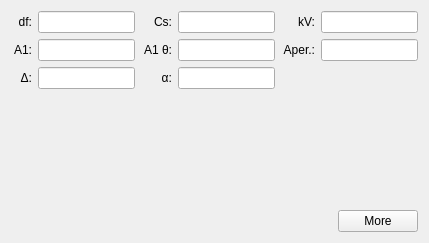
<?xml version="1.0" encoding="UTF-8"?>
<ui version="4.0">
 <class>AberrationForm</class>
 <widget class="QWidget" name="AberrationForm">
  <property name="geometry">
   <rect>
    <x>0</x>
    <y>0</y>
    <width>429</width>
    <height>243</height>
   </rect>
  </property>
  <property name="windowTitle">
   <string>Form</string>
  </property>
  <layout class="QGridLayout" name="gridLayout" rowstretch="0,0,0,1,0" columnstretch="0,1,0,1,0,1">
   <item row="0" column="5">
    <widget class="EditUnitsBox" name="edtVoltage">
     <property name="sizePolicy">
      <sizepolicy hsizetype="Preferred" vsizetype="Fixed">
       <horstretch>0</horstretch>
       <verstretch>0</verstretch>
      </sizepolicy>
     </property>
     <property name="minimumSize">
      <size>
       <width>0</width>
       <height>0</height>
      </size>
     </property>
     <property name="maximumSize">
      <size>
       <width>16777215</width>
       <height>16777215</height>
      </size>
     </property>
     <property name="text">
      <string/>
     </property>
    </widget>
   </item>
   <item row="0" column="0">
    <widget class="QLabel" name="label_1">
     <property name="sizePolicy">
      <sizepolicy hsizetype="Preferred" vsizetype="Preferred">
       <horstretch>0</horstretch>
       <verstretch>0</verstretch>
      </sizepolicy>
     </property>
     <property name="text">
      <string> df:</string>
     </property>
     <property name="alignment">
      <set>Qt::AlignRight|Qt::AlignTrailing|Qt::AlignVCenter</set>
     </property>
    </widget>
   </item>
   <item row="0" column="1">
    <widget class="EditUnitsBox" name="edtDefocus">
     <property name="sizePolicy">
      <sizepolicy hsizetype="Preferred" vsizetype="Fixed">
       <horstretch>0</horstretch>
       <verstretch>0</verstretch>
      </sizepolicy>
     </property>
     <property name="minimumSize">
      <size>
       <width>0</width>
       <height>0</height>
      </size>
     </property>
     <property name="maximumSize">
      <size>
       <width>16777215</width>
       <height>16777215</height>
      </size>
     </property>
     <property name="text">
      <string/>
     </property>
    </widget>
   </item>
   <item row="0" column="2">
    <widget class="QLabel" name="label_4">
     <property name="sizePolicy">
      <sizepolicy hsizetype="Preferred" vsizetype="Preferred">
       <horstretch>0</horstretch>
       <verstretch>0</verstretch>
      </sizepolicy>
     </property>
     <property name="text">
      <string> Cs:</string>
     </property>
     <property name="alignment">
      <set>Qt::AlignRight|Qt::AlignTrailing|Qt::AlignVCenter</set>
     </property>
    </widget>
   </item>
   <item row="0" column="3">
    <widget class="EditUnitsBox" name="edtSphere">
     <property name="sizePolicy">
      <sizepolicy hsizetype="Preferred" vsizetype="Fixed">
       <horstretch>0</horstretch>
       <verstretch>0</verstretch>
      </sizepolicy>
     </property>
     <property name="minimumSize">
      <size>
       <width>0</width>
       <height>0</height>
      </size>
     </property>
     <property name="maximumSize">
      <size>
       <width>16777215</width>
       <height>16777215</height>
      </size>
     </property>
     <property name="text">
      <string/>
     </property>
    </widget>
   </item>
   <item row="0" column="4">
    <widget class="QLabel" name="label_8">
     <property name="sizePolicy">
      <sizepolicy hsizetype="Preferred" vsizetype="Preferred">
       <horstretch>0</horstretch>
       <verstretch>0</verstretch>
      </sizepolicy>
     </property>
     <property name="text">
      <string> kV:</string>
     </property>
     <property name="alignment">
      <set>Qt::AlignRight|Qt::AlignTrailing|Qt::AlignVCenter</set>
     </property>
    </widget>
   </item>
   <item row="2" column="3">
    <widget class="EditUnitsBox" name="edtConverge">
     <property name="sizePolicy">
      <sizepolicy hsizetype="Preferred" vsizetype="Fixed">
       <horstretch>0</horstretch>
       <verstretch>0</verstretch>
      </sizepolicy>
     </property>
     <property name="minimumSize">
      <size>
       <width>0</width>
       <height>0</height>
      </size>
     </property>
     <property name="maximumSize">
      <size>
       <width>16777215</width>
       <height>16777215</height>
      </size>
     </property>
     <property name="text">
      <string/>
     </property>
    </widget>
   </item>
   <item row="1" column="2">
    <widget class="QLabel" name="label_5">
     <property name="sizePolicy">
      <sizepolicy hsizetype="Preferred" vsizetype="Preferred">
       <horstretch>0</horstretch>
       <verstretch>0</verstretch>
      </sizepolicy>
     </property>
     <property name="text">
      <string> A1 θ:</string>
     </property>
     <property name="alignment">
      <set>Qt::AlignRight|Qt::AlignTrailing|Qt::AlignVCenter</set>
     </property>
    </widget>
   </item>
   <item row="4" column="0" colspan="6">
    <layout class="QHBoxLayout" name="horizontalLayout" stretch="0,0">
     <item>
      <spacer name="hSpacer">
       <property name="orientation">
        <enum>Qt::Horizontal</enum>
       </property>
       <property name="sizeType">
        <enum>QSizePolicy::MinimumExpanding</enum>
       </property>
       <property name="sizeHint" stdset="0">
        <size>
         <width>0</width>
         <height>0</height>
        </size>
       </property>
      </spacer>
     </item>
     <item>
      <widget class="QPushButton" name="btnMore">
       <property name="sizePolicy">
        <sizepolicy hsizetype="Preferred" vsizetype="Fixed">
         <horstretch>0</horstretch>
         <verstretch>0</verstretch>
        </sizepolicy>
       </property>
       <property name="minimumSize">
        <size>
         <width>0</width>
         <height>0</height>
        </size>
       </property>
       <property name="maximumSize">
        <size>
         <width>16777215</width>
         <height>16777215</height>
        </size>
       </property>
       <property name="text">
        <string>More</string>
       </property>
      </widget>
     </item>
    </layout>
   </item>
   <item row="2" column="2">
    <widget class="QLabel" name="label_6">
     <property name="sizePolicy">
      <sizepolicy hsizetype="Preferred" vsizetype="Preferred">
       <horstretch>0</horstretch>
       <verstretch>0</verstretch>
      </sizepolicy>
     </property>
     <property name="text">
      <string> α:</string>
     </property>
     <property name="alignment">
      <set>Qt::AlignRight|Qt::AlignTrailing|Qt::AlignVCenter</set>
     </property>
    </widget>
   </item>
   <item row="1" column="0">
    <widget class="QLabel" name="label_2">
     <property name="sizePolicy">
      <sizepolicy hsizetype="Preferred" vsizetype="Preferred">
       <horstretch>0</horstretch>
       <verstretch>0</verstretch>
      </sizepolicy>
     </property>
     <property name="text">
      <string> A1:</string>
     </property>
     <property name="alignment">
      <set>Qt::AlignRight|Qt::AlignTrailing|Qt::AlignVCenter</set>
     </property>
    </widget>
   </item>
   <item row="2" column="1">
    <widget class="EditUnitsBox" name="edtDelta">
     <property name="sizePolicy">
      <sizepolicy hsizetype="Preferred" vsizetype="Fixed">
       <horstretch>0</horstretch>
       <verstretch>0</verstretch>
      </sizepolicy>
     </property>
     <property name="minimumSize">
      <size>
       <width>0</width>
       <height>0</height>
      </size>
     </property>
     <property name="maximumSize">
      <size>
       <width>16777215</width>
       <height>16777215</height>
      </size>
     </property>
     <property name="text">
      <string/>
     </property>
    </widget>
   </item>
   <item row="1" column="5">
    <widget class="EditUnitsBox" name="edtAperture">
     <property name="sizePolicy">
      <sizepolicy hsizetype="Preferred" vsizetype="Fixed">
       <horstretch>0</horstretch>
       <verstretch>0</verstretch>
      </sizepolicy>
     </property>
     <property name="minimumSize">
      <size>
       <width>0</width>
       <height>0</height>
      </size>
     </property>
     <property name="maximumSize">
      <size>
       <width>16777215</width>
       <height>16777215</height>
      </size>
     </property>
     <property name="text">
      <string/>
     </property>
    </widget>
   </item>
   <item row="1" column="1">
    <widget class="EditUnitsBox" name="edtStigMag">
     <property name="sizePolicy">
      <sizepolicy hsizetype="Preferred" vsizetype="Fixed">
       <horstretch>0</horstretch>
       <verstretch>0</verstretch>
      </sizepolicy>
     </property>
     <property name="minimumSize">
      <size>
       <width>0</width>
       <height>0</height>
      </size>
     </property>
     <property name="maximumSize">
      <size>
       <width>16777215</width>
       <height>16777215</height>
      </size>
     </property>
     <property name="text">
      <string/>
     </property>
    </widget>
   </item>
   <item row="2" column="0">
    <widget class="QLabel" name="label_3">
     <property name="sizePolicy">
      <sizepolicy hsizetype="Preferred" vsizetype="Preferred">
       <horstretch>0</horstretch>
       <verstretch>0</verstretch>
      </sizepolicy>
     </property>
     <property name="text">
      <string> Δ:</string>
     </property>
     <property name="alignment">
      <set>Qt::AlignRight|Qt::AlignTrailing|Qt::AlignVCenter</set>
     </property>
    </widget>
   </item>
   <item row="1" column="4">
    <widget class="QLabel" name="label_7">
     <property name="sizePolicy">
      <sizepolicy hsizetype="Preferred" vsizetype="Preferred">
       <horstretch>0</horstretch>
       <verstretch>0</verstretch>
      </sizepolicy>
     </property>
     <property name="text">
      <string> Aper.:</string>
     </property>
     <property name="alignment">
      <set>Qt::AlignRight|Qt::AlignTrailing|Qt::AlignVCenter</set>
     </property>
    </widget>
   </item>
   <item row="1" column="3">
    <widget class="EditUnitsBox" name="edtStigAng">
     <property name="sizePolicy">
      <sizepolicy hsizetype="Preferred" vsizetype="Fixed">
       <horstretch>0</horstretch>
       <verstretch>0</verstretch>
      </sizepolicy>
     </property>
     <property name="minimumSize">
      <size>
       <width>0</width>
       <height>0</height>
      </size>
     </property>
     <property name="maximumSize">
      <size>
       <width>16777215</width>
       <height>16777215</height>
      </size>
     </property>
     <property name="text">
      <string/>
     </property>
    </widget>
   </item>
   <item row="3" column="3">
    <spacer name="verticalSpacer">
     <property name="orientation">
      <enum>Qt::Vertical</enum>
     </property>
     <property name="sizeHint" stdset="0">
      <size>
       <width>0</width>
       <height>0</height>
      </size>
     </property>
    </spacer>
   </item>
  </layout>
 </widget>
 <customwidgets>
  <customwidget>
   <class>EditUnitsBox</class>
   <extends>QLineEdit</extends>
   <header>controls/editunitsbox.h</header>
  </customwidget>
 </customwidgets>
 <resources/>
 <connections/>
</ui>
